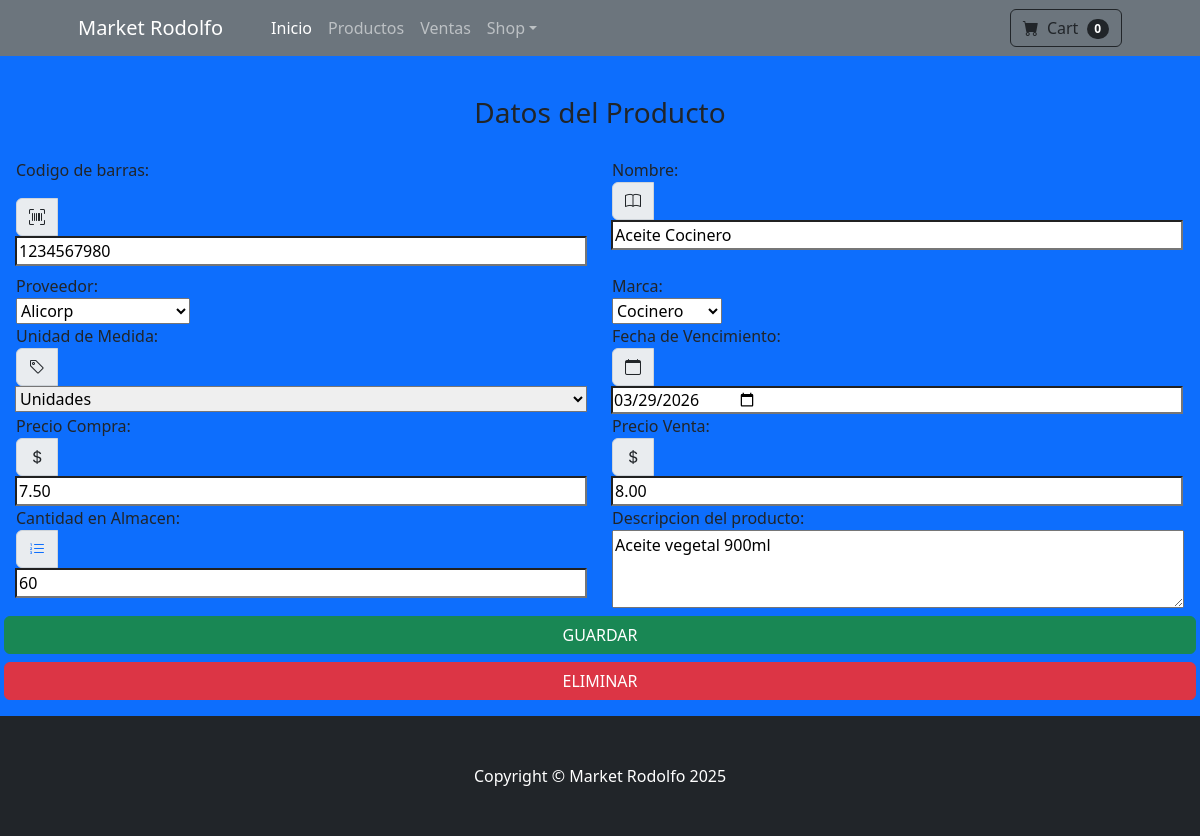
Page /producto/agregar/9/ on the committed database.
### applications/producto/models.py (models this page shows, shortened)
class Product(TimeStampedModel):
    UNIT_CHOICES = (
        ('0', 'Kilogramos'),
        ('1', 'Litros'),
        ('2', 'Unidades'),
    )
    category=models.ForeignKey(Category, on_delete=models.CASCADE, default=1)
    barcode=models.CharField(max_length=13, unique=True)
    name=models.CharField('Nombre', max_length=40)
    slug=models.SlugField(max_length=50, unique=True, blank=True)
    provider=models.ForeignKey(Provider, on_delete=models.CASCADE)
    marca=models.ForeignKey(Marca, on_delete=models.CASCADE)
    due_date=models.DateField('fecha de vencimiento', blank=True, null=True)
    description=models.TextField('Descripcion del Producto', blank=True)
    unit=models.CharField('unidad de medida', max_length=1, choices=UNIT_CHOICES)
    count=models.PositiveIntegerField('Cantidad en Almacén', default=0)
    purchase_price=models.DecimalField('Precio de Compra', max_digits=7, decimal_places=2)
    sale_price=models.DecimalField('Precio de Venta', max_digits=7, decimal_places=2)
    num_sale=models.PositiveIntegerField('Numero de Ventas', default=0)
    anulate=models.BooleanField('Eliminado', default=False)
    objects=ProductManager()
    class Meta:
        verbose_name='Producto'
        verbose_name_plural='Productos'

### applications/producto/views.py (the view)
# urls.py: path('producto/agregar/<pk>/', views.ProductUpdateView.as_view(), name='producto-update'),
class ProductUpdateView(UpdateView):
    template_name="producto/form_producto.html"
    model=Product
    form_class=ProductForm
    success_url=reverse_lazy('producto_app:producto-lista')

### applications/producto/models.py (called while the page is built)
    def __str__(self):
        return self.name

    def __str__(self):
        return self.name

### templates/producto/form_producto.html (shortened to what this page needs)
{% extends "base.html" %}
{% load  static %}
{% block content %}
<div class="row g-3 bg-primary p-3">
  <div class="col-md-12">
    <div class="row">
      <h3 class="col mt-4" style="margin-bottom: 1em; text-align: center;">Datos del Producto</h3>
    </div>
    <div class="row">
      <form class="col-md-12" method="POST">{% csrf_token %}
        <div class="row">
          <div class="col-md-6">
            <div class="row mb-3">
              <div class="col">
                <label>Codigo de barras:</label>
              </div>
            </div>
            <div class="row mb-2">
              <div class="input-group">
                <span class="input-group-text"><i class="bi bi-upc-scan"></i></span>
                {{ form.barcode }}
              </div>
            </div>
          </div>
          <div class="col-md-6">
            <label>Nombre:</label>
            <div class="input-group">
              <span class="input-group-text"><i class="bi bi-book"></i></span>
              {{form.name}}
            </div>
          </div>
        </div>
      <div class="row">
        <div class="col-md-6">
          <label>Proveedor:</label>
          <div class="input-group">
            {{form.provider}}
          </div>
        </div>
        <div class="col-md-6">
          <label>Marca:</label>
          <div class="input-group">
            {{form.marca}}
          </div>
        </div>
      </div>
    <div class="row">
      <div class="col-md-6">
        <label>Unidad de Medida:</label>
        <div class="input-group">
          <span class="input-group-text"><i class="bi bi-tag"></i></span>
          {{ form.unit }}
        </div>
      </div>
      <div class="col-md-6">
      <label>Fecha de Vencimiento:</label>
      <div class="input-group">
        <span class="input-group-text"><i class="bi bi-calendar"></i></span>
        {{ form.due_date }}
      </div>
    </div>
    </div>
  <div class="row">
    <div class="col-md-6">
      <label>Precio Compra:</label>
      <div class="input-group">
        <span class="input-group-text"><i class="bi bi-currency-dollar"></i></span>
        {{form.purchase_price}}
      </div>
  </div>
  <div class="col-md-6">
      <label>Precio Venta:</label>
      <div class="input-group">
        <span class="input-group-text"><i class="bi bi-currency-dollar"></i></span>
        {{form.sale_price}}
      </div>
  </div>
  </div>
  <div class="row">
    <div class="col-md-6">
      <label>Cantidad en Almacen:</label>
      <div class="input-group">
        <span class="input-group-text"><i class="bi bi-list-ol" style="color: #0d6efd;"></i></span>
        {{form.count}}
      </div>
    </div>
    <div class="col-md-6">
      <label>Descripcion del producto:</label>
      <div class="input-group">
        {{form.description}}
      </div>
    </div>
  </div>
      <div class="row d-flex justify-content-center">
        <button type="submit" class="col-md-12 btn btn-success mt-2 mb-2 w-80 text-uppercase" >Guardar</button>
        {% if product %}
        <a href="{% url 'producto_app:producto-delete' product.id %}" class="col-md-12 w-80 btn btn-danger text-uppercase">Eliminar</a>
        {% endif %}
      </div>
    </form>
    </div>
  </div>
</div>
{% endblock %}

### rows in the picture
Product: barcode "1234567980", name "Aceite Cocinero", provider "Alicorp", marca "Cocinero", unit "Unidades", due_date "03/29/2026", purchase_price "7.50", sale_price "8.00", count "60", description "Aceite vegetal 900ml"
